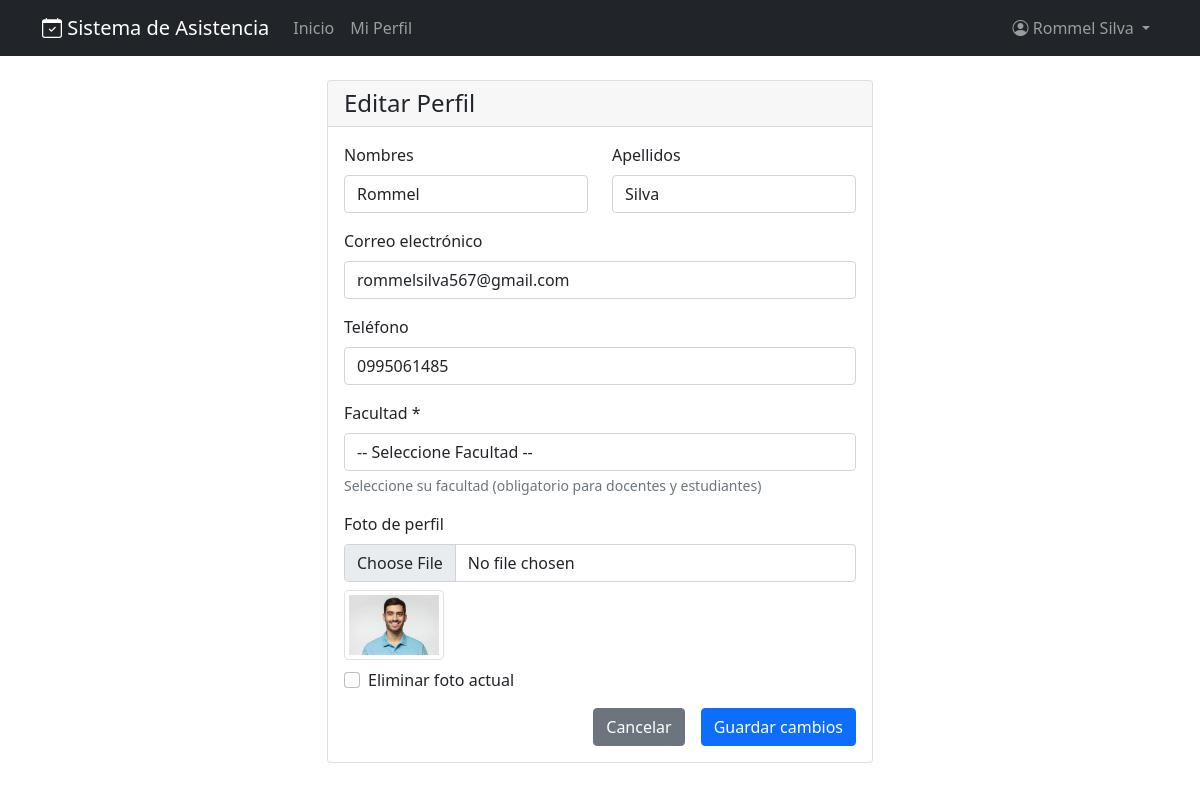
The page /usuarios/editar-perfil/ (signed in) on the database its author committed.
### usuarios/models.py (models this page shows, shortened)
class Usuario(AbstractUser):
    TIPO_USUARIO = [
        ('admin', 'Administrador'),
        ('docente', 'Docente'),
        ('estudiante', 'Estudiante'),
    ]
    FACULTADES = [
        ('', '-- Seleccione Facultad --'),
        ('FIE', 'Facultad de Informática y Electrónica'),
        ('FADE', 'Facultad Administración de Empresas'),
        ('FCS', 'Facultad de Ciencias'),
        ('FCP', 'Facultad de Ciencias Pecuarias'),
        ('FME', 'Facultad de Mecánica'),
        ('FNR', 'Facultad de Recursos Naturales'),
        ('FSP', 'Facultad de Salud Pública'),
    ]
    tipo_usuario = models.CharField(max_length=10, choices=TIPO_USUARIO, default='estudiante')
    telefono = models.CharField(max_length=15, blank=True)
    foto = models.ImageField(upload_to='perfiles/', blank=True, null=True)
    is_first_login = models.BooleanField(default=True)
    qr_token = models.CharField(max_length=50, unique=True, blank=True)
    facultad = models.CharField(
        max_length=20,
        choices=FACULTADES,
        blank=True,
        null=True,
        verbose_name='Facultad'
    )

### usuarios/views.py (the view)
# urls.py: path('editar-perfil/', views.editar_perfil, name='editar_perfil'),
@login_required
def editar_perfil(request):
    if request.method == 'POST':
        form = UserUpdateForm(request.POST, request.FILES, instance=request.user)
        if form.is_valid():
            user = form.save(commit=False)
            if user.tipo_usuario == 'admin':
                user.facultad = None
            user.save()
            messages.success(request, 'Perfil actualizado correctamente.')
            return redirect('perfil')
        else:
            messages.error(request, 'Por favor corrige los errores en el formulario.')
    else:
        form = UserUpdateForm(instance=request.user)
    return render(request, 'usuarios/editar_perfil.html', {
        'form': form,
        'user': request.user  # Pasar el usuario al contexto
    })

### usuarios/forms.py (shortened to what this page needs)
class UserUpdateForm(UserChangeForm):
    password = None  # No mostrar campo de contraseña en edición
    class Meta:
        model = Usuario
        fields = ['first_name', 'last_name', 'email', 'telefono', 'foto', 'facultad']
        widgets = {
            'first_name': forms.TextInput(attrs={'class': 'form-control'}),
            'last_name': forms.TextInput(attrs={'class': 'form-control'}),
            'email': forms.EmailInput(attrs={'class': 'form-control'}),
            'telefono': forms.TextInput(attrs={'class': 'form-control'}),
            'facultad': forms.Select(attrs={'class': 'form-control'}),
        }
    def __init__(self, *args, **kwargs):
        super().__init__(*args, **kwargs)
        if self.instance and self.instance.tipo_usuario == 'admin':
            self.fields['facultad'].required = False
        else:
            self.fields['facultad'].required = True

### templates/usuarios/editar_perfil.html (shortened to what this page needs)
{% extends 'base.html' %}
{% load static %}
{% block content %}
<div class="row justify-content-center">
    <div class="col-md-8 col-lg-6">
        <div class="card">
            <div class="card-header">
                <h4 class="card-title mb-0">Editar Perfil</h4>
            </div>
            <div class="card-body">
                <form method="post" enctype="multipart/form-data" id="perfil-form">
                    <div class="row">
                        <div class="col-md-6">
                            <div class="mb-3">
                                <label for="id_first_name" class="form-label">Nombres</label>
                                <input type="text" name="first_name" value="{{ form.first_name.value|default:'' }}"
                                       class="form-control" id="id_first_name" required>
                            </div>
                        </div>
                        <div class="col-md-6">
                            <div class="mb-3">
                                <label for="id_last_name" class="form-label">Apellidos</label>
                                <input type="text" name="last_name" value="{{ form.last_name.value|default:'' }}"
                                       class="form-control" id="id_last_name" required>
                            </div>
                        </div>
                    </div>
                    <div class="mb-3">
                        <label for="id_email" class="form-label">Correo electrónico</label>
                        <input type="email" name="email" value="{{ form.email.value|default:'' }}"
                               class="form-control" id="id_email" required>
                    </div>
                    <div class="mb-3">
                        <label for="id_telefono" class="form-label">Teléfono</label>
                        <input type="text" name="telefono" value="{{ form.telefono.value|default:'' }}"
                               class="form-control" id="id_telefono">
                    </div>
                    {% if user.tipo_usuario == 'docente' or user.tipo_usuario == 'estudiante' %}
                    <div class="mb-3" id="facultad-field">
                        <label for="id_facultad" class="form-label">Facultad *</label>
                        <select name="facultad" class="form-control" id="id_facultad" required>
                            <option value="">-- Seleccione Facultad --</option>
                        </select>
                        <div class="form-text">Seleccione su facultad (obligatorio para docentes y estudiantes)</div>
                    </div>
                    {% else %}
                    <input type="hidden" name="facultad" value="">
                    {% endif %}
                    <div class="mb-3">
                        <label for="id_foto" class="form-label">Foto de perfil</label>
                        <input type="file" name="foto" class="form-control" id="id_foto" accept="image/*">
                        {% if user.foto %}
                            <div class="mt-2">
                                <img src="{{ user.foto.url }}" alt="Foto actual" class="img-thumbnail" width="100" id="foto-preview">
                                <div class="form-check mt-2">
                                    <input class="form-check-input" type="checkbox" name="foto-clear" id="foto-clear_id">
                                    <label class="form-check-label" for="foto-clear_id">Eliminar foto actual</label>
                                </div>
                            </div>
                        {% else %}
                            <div class="mt-2">
                                <img src="{% static 'img/default-avatar.png' %}" alt="Foto predeterminada" class="img-thumbnail" width="100" id="foto-preview">
                            </div>
                        {% endif %}
                    </div>
                    <div class="d-grid gap-2 d-md-flex justify-content-md-end">
                        <a href="{% url 'perfil' %}" class="btn btn-secondary me-md-2">Cancelar</a>
                        <button type="submit" class="btn btn-primary">Guardar cambios</button>
                    </div>
                </form>
            </div>
        </div>
    </div>
</div>
{% endblock %}

### templates/base.html (shortened to what this page needs)
<!DOCTYPE html>
<html lang="es">
<head>
    <link href="https://cdn.jsdelivr.net/npm/bootstrap@5.1.3/dist/css/bootstrap.min.css" rel="stylesheet">
    <link rel="stylesheet" href="https://cdn.jsdelivr.net/npm/bootstrap-icons@1.8.1/font/bootstrap-icons.css">
</head>
<body>
    <nav class="navbar navbar-expand-lg navbar-dark bg-dark">
        <div class="container">
            <a class="navbar-brand" href="{% url 'dashboard' %}">
                <i class="bi bi-calendar-check"></i> Sistema de Asistencia
            </a>
            <div class="collapse navbar-collapse" id="navbarNav">
                <ul class="navbar-nav me-auto">
                    {% if user.is_authenticated %}
                    <li class="nav-item">
                        <a class="nav-link" href="{% url 'dashboard' %}">Inicio</a>
                    </li>
                    <li class="nav-item">
                        <a class="nav-link" href="{% url 'perfil' %}">Mi Perfil</a>
                    </li>
                    {% endif %}
                </ul>
                <ul class="navbar-nav">
                    {% if user.is_authenticated %}
                    <li class="nav-item dropdown">
                        <a class="nav-link dropdown-toggle" href="#" id="navbarDropdown" role="button" data-bs-toggle="dropdown">
                            <i class="bi bi-person-circle"></i> {{ user.get_full_name }}
                        </a>
                    </li>
                    {% else %}
                    <li class="nav-item">
                        <a class="nav-link" href="{% url 'login' %}">Iniciar Sesión</a>
                    </li>
                    {% endif %}
                </ul>
            </div>
        </div>
    </nav>
    <main class="container my-4">
        {% block content %}
        {% endblock %}
    </main>
</body>
</html>

### rows shown on the page
Usuario: get_full_name "Rommel Silva", first_name "Rommel", last_name "Silva", email "rommelsilva567@gmail.com", telefono "0995061485", foto (picture)
